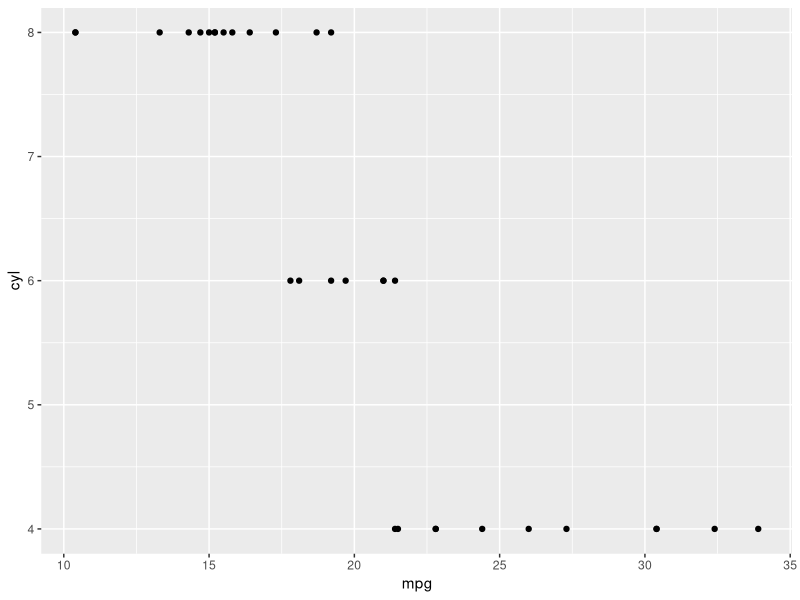
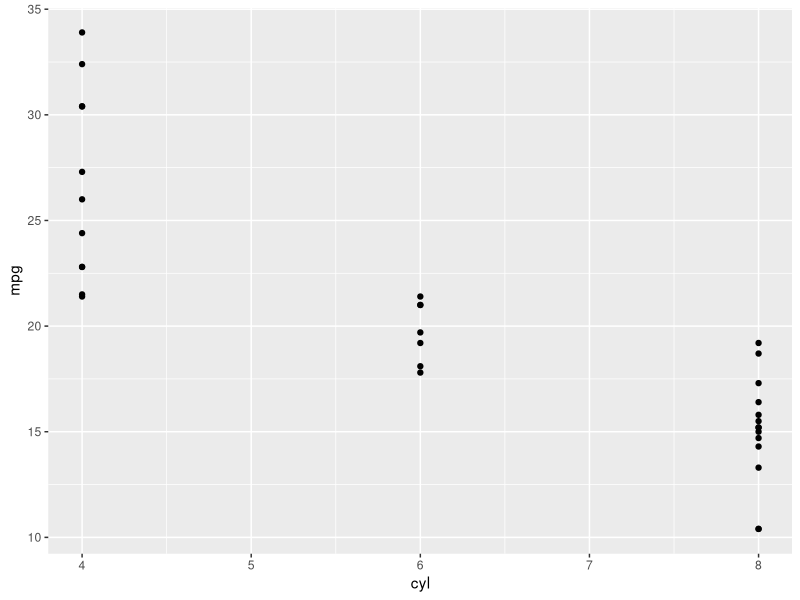
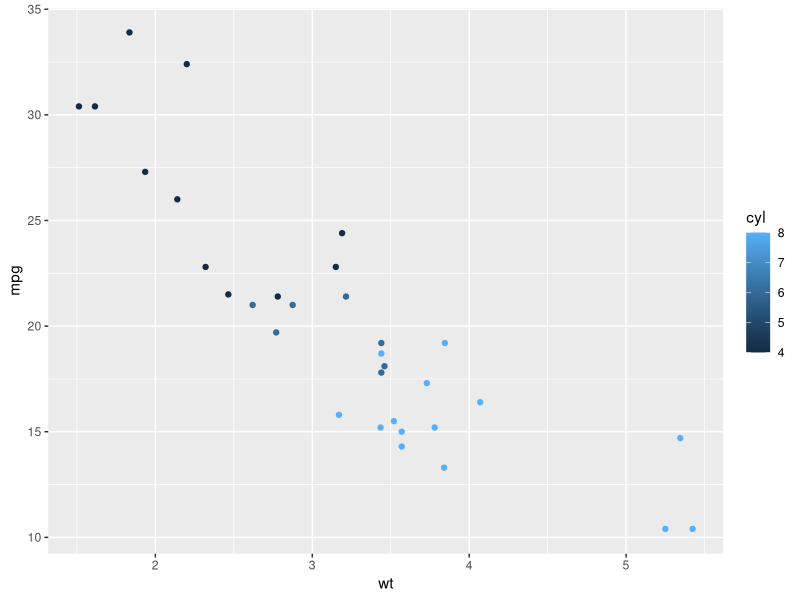
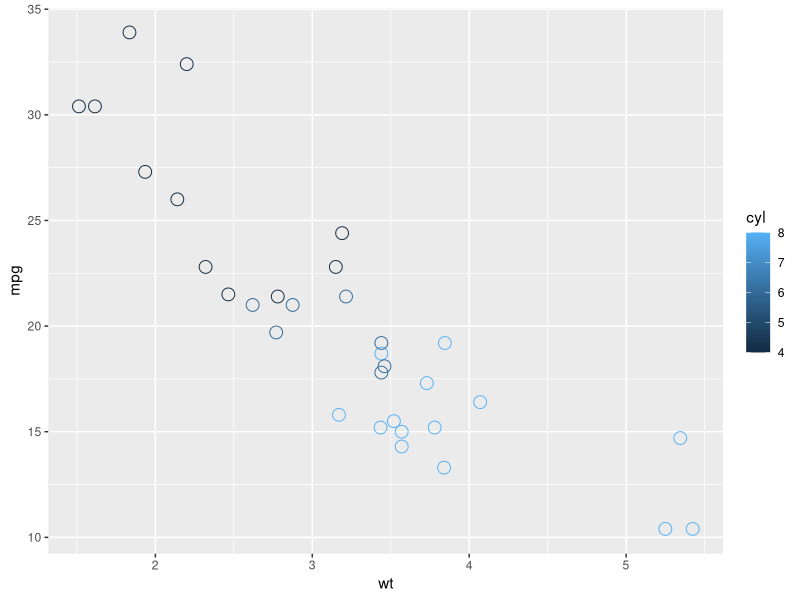
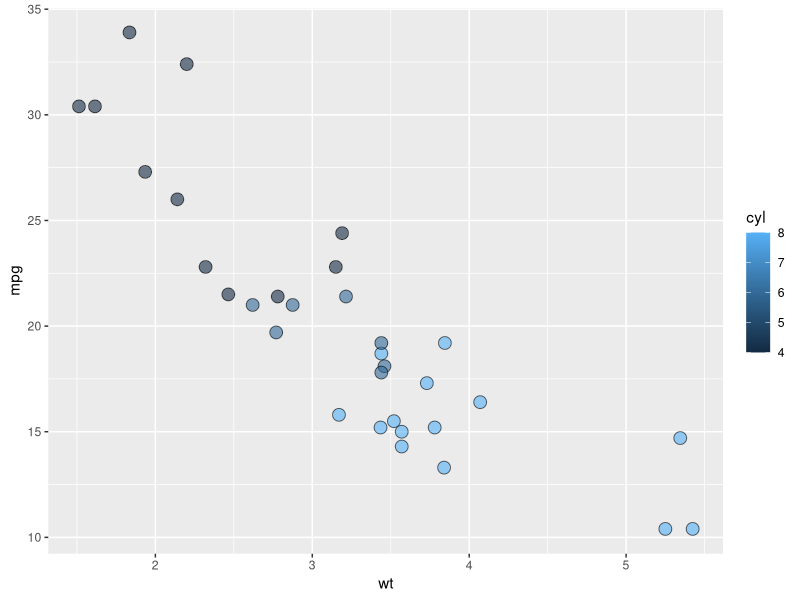
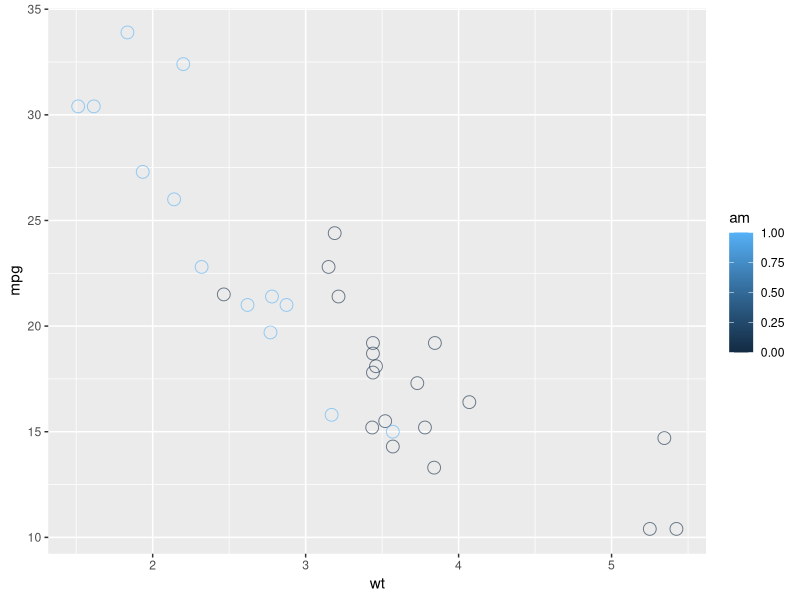
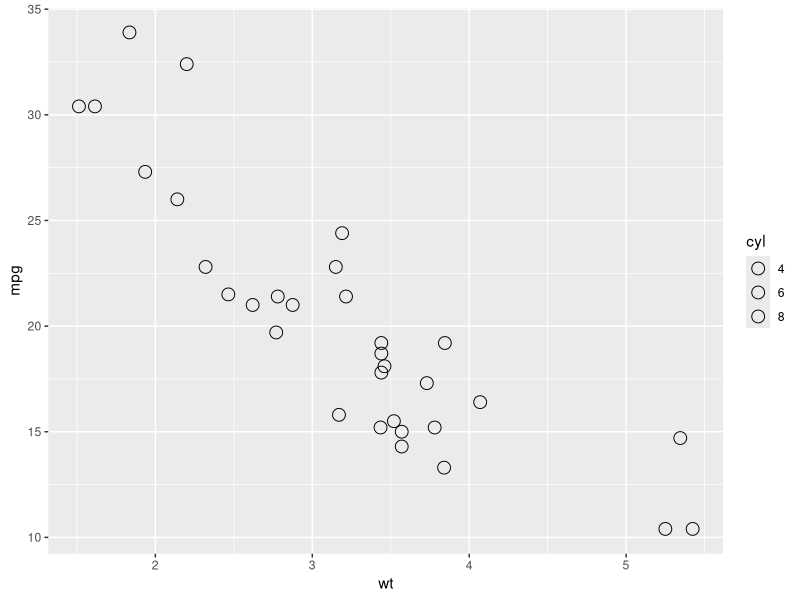
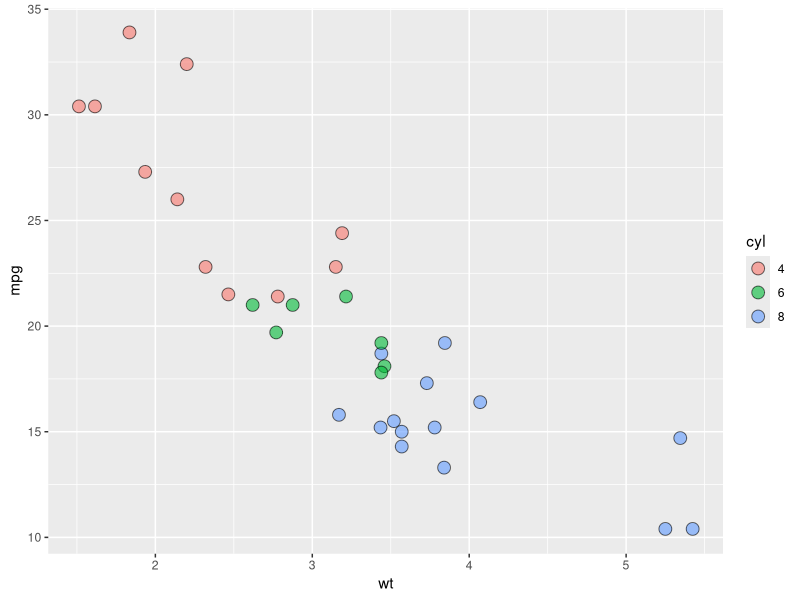

These figures' R source, in order:
###############################################
################# Summary #####################
############################################### 
#
# author: Alexander C. Hungerford
# 
# date created: 30 October 2018
# 
# course: DataCamp
#         Data Visualization with ggplot2
#         Chapter 3: aesthetics
# 
############################################### 

# Note, plots will look different than the Datacamp course in color gradients.
# It's not clear why, probably because of the version of ggplot that was used.


library(tidyverse)

# load and view the data
data(mtcars)
View(mtcars)


# 1 - Map mpg to x and cyl to y
ggplot(mtcars, aes(x = mpg,y = cyl)) + geom_point()

# 2 - Reverse: Map cyl to x and mpg to y
ggplot(mtcars, aes(x = cyl, y = mpg)) + geom_point()

# 3 - Map wt to x, mpg to y and cyl to col
ggplot(mtcars, aes(x = wt, y = mpg, col = cyl)) + geom_point()

# 4 - Change shape and size of the points in the above plot
ggplot(mtcars, aes(x = wt, y = mpg, col = cyl)) +
  geom_point(shape = 1, size = 4)

# 'am' and 'cyl' are factors; 'wt' is numeric
# next, map cyl to fill, change shape, and alpha
ggplot(mtcars, aes(x = wt, y = mpg, fill = cyl)) +
  geom_point(shape = 21, size = 4, alpha = 0.6)

# 3 - Map am to col in the above plot
ggplot(mtcars, aes(x = wt, y = mpg, col = am)) +
  geom_point(shape = 21, size = 4, alpha = 0.6)




# Exercise: All About Aesthetics, Part 2

# for this exercise, we converted some variables.
# am and cyl are factors, wt is numeric
mtcars$am <- as.factor(mtcars$am)
mtcars$cyl <- as.factor(mtcars$cyl)

class(mtcars$am)
class(mtcars$cyl)
class(mtcars$wt)

# 1 - Map cyl to fill
ggplot(mtcars, aes(x = wt, y = mpg, fill = cyl)) +
  geom_point(shape = 1, size = 4)

# 2 - Change shape and alpha of the points in the above plot (alpha = opacity)
ggplot(mtcars, aes(x = wt, y = mpg, fill = cyl)) +
  geom_point(shape = 21,
             size = 4,
             alpha = 0.6)

# 3 - Map am to col in the above plot
ggplot(mtcars, aes(x = wt, y = mpg, fill = cyl, col = am)) +
  geom_point(shape = 21,
             size = 4,
             alpha = 0.6)



######################## DC examples ##########################
# Map cyl to size
ggplot(mtcars, aes(x = wt, y = mpg, size = cyl)) + geom_point()

# Map cyl to alpha
ggplot(mtcars, aes(x = wt, y = mpg, alpha = cyl)) + geom_point()

# Map cyl to shape 
ggplot(mtcars, aes(x = wt, y = mpg, shape = cyl)) + geom_point()

# Map cyl to labels
ggplot(mtcars, aes(x = wt, y = mpg, label = cyl)) + geom_text()



###############################################################################

# Exercise: All About Attributes, Part 1
# Define a hexadecimal color
my_color <- "#4ABEFF"

# Draw a scatter plot with color *aesthetic*
ggplot(mtcars, aes(x = wt, y = mpg, col = cyl)) +
  geom_point()

# Same, but set color *attribute* in geom layer 
ggplot(mtcars, aes(x = wt, y = mpg)) +
  geom_point(col = my_color)

# Set the fill aesthetic; color, size and shape attributes
ggplot(mtcars, aes(x = wt,
                   y = mpg,
                   fill = cyl)) +
  geom_point(col = my_color,
             size = 10,
             shape = 23)




####################### NOTES #################################################
# The color aesthetic typically changes the outside outline of an object 
# and the fill aesthetic is typically the inside shading. However, 
# as you saw in the last exercise, geom_point() is an exception. 
# 
# Here you use color, instead of fill for the inside of the point. 
# But it's a bit subtler than that.
# 
# Which shape to use? 
# The default geom_point() uses shape = 19 (a solid circle with an outline the same 
# colour as the inside).
# Good alternatives are shape = 1 (hollow) and shape = 16 (solid, no outline). 
# These all use the col aesthetic (don't forget to set alpha for solid points).
#
# A really nice alternative is shape = 21
# which allows you to use both fill for the inside and col for the outline!
# This is a great little trick for when you want to map two aesthetics to a dot.
#

















